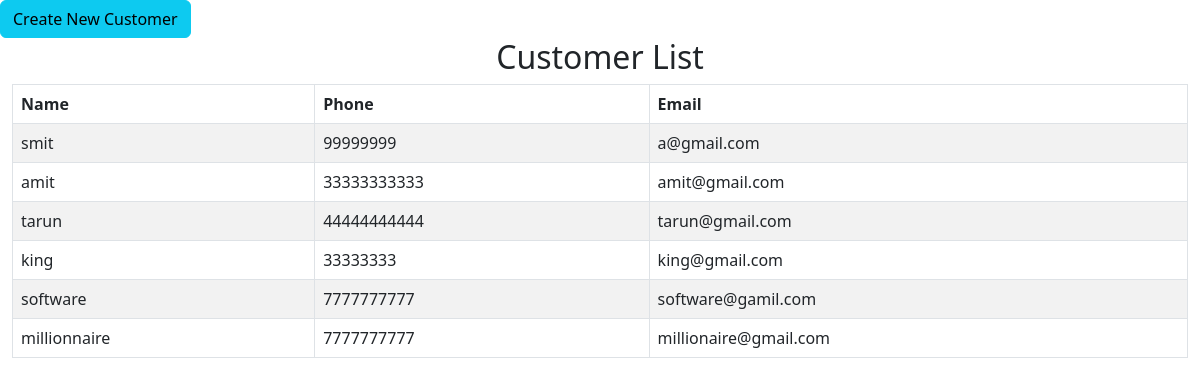
Screenshot of /customer/ with the database file from the repository.
### eapp/models.py (models this page shows, shortened)
class Customer(models.Model):
    name = models.CharField(max_length=30)
    phone_number = models.IntegerField()
    email = models.EmailField()

### eapp/views.py (the view, shortened to what this page needs)
# urls.py: path('customer/',CustomerListCreateView.as_view(),name='customer-list'),
class CustomerListCreateView(generics.ListCreateAPIView):
    queryset = Customer.objects.all()
    serializer_class = CustomerSerializer
    renderer_classes = [TemplateHTMLRenderer]
    def get(self, request):
        print(self.__dict__)
        if '/customer/' in request.GET:
            print("checck")
            return render({'template_name': 'profile_create.html'})
        else:
            customers = self.queryset.all()
            serializer = self.serializer_class(customers, many=True)
            context = {'customers': serializer.data}
            return render(request, "eapp/profile_list.html", context)

### eapp/templates/eapp/profile_list.html
{% extends 'eapp/base.html' %}
{% block title %}
<a class="btn btn-info" href="{% url 'eapp:customer-create' %}">Create New Customer</a>
{% endblock %}
    {% block body %}
    <div class="container-fluid">
    <h2 align= "center">Customer List</h2>
    <table class="table table-striped table-bordered" align= center >
        <thead>
            <tr>
                <th scope="col">Name</th>
                <th scope="col">Phone</th>
                <th scope="col">Email</th>
            </tr>
        </thead>
        <tbody>
            {% for customer in customers %}
            <tr>
                <td>{{ customer.name }}</td>
                <td>{{ customer.phone_number }}</td>
                <td>{{ customer.email }}</td>
            </tr>
            {% endfor %}
        </tbody>
    </table>
</div>
{% endblock  %}

### eapp/templates/eapp/base.html (shortened to what this page needs)
{% load static%}
<html lang="en">
    {% block title %}{% endblock %}
    <head>
        {% block head %}
        <link href = "https://cdn.jsdelivr.net/npm/bootstrap@5.2.3/dist/css/bootstrap.min.css" rel="stylesheet">
        {% endblock %}
    </head>
    <body>
        {% block body %}
        {% endblock %}
<link href="https://cdn.jsdelivr.net/npm/bootstrap@5.2.3/dist/js/bootstrap.min.js" rel="stylesheet">
<link href="https://cdn.jsdelivr.net/npm/bootstrap@5.2.3/dist/js/bootstrap.bundle.min.js" rel="stylesheet">
    </body>
</html>

### rows the page displays
Customer: name "smit", email "a@gmail.com"
Customer: name "amit", email "amit@gmail.com"
Customer: name "tarun", email "tarun@gmail.com"
Customer: name "king", email "king@gmail.com"
Customer: name "software", email "software@gamil.com"
Customer: name "millionnaire", email "millionaire@gmail.com"

### other values shown
{{ customer.phone_number }} "99999999" "33333333333" "44444444444" "33333333" "7777777777" "7777777777"
